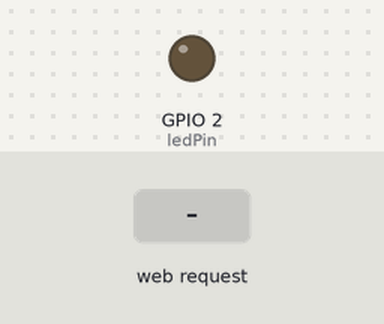
This sketch was run on a simulated ESP32. On the bench: output pins drawn as LEDs (lit = HIGH). The test bench sets the inputs (shaded band). Storage starts empty; what the sketch prints to the serial monitor is not drawn.

Above: at 1.2 s.
1.3 s: HTTP request GET /ledOn received
At 1.6 s:
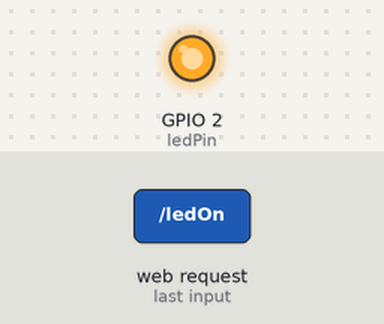
2.8 s: HTTP request GET /ledOff received
At 3.9 s:
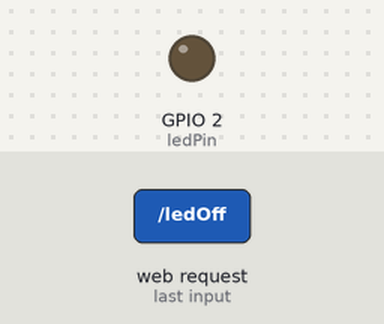
Timing chart, 0 to 5.8 s (numbered marks = the images above; inputs shaded):
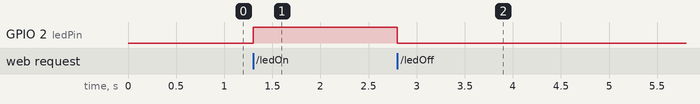

Measured:
- after the input at 1.3 s, GPIO 2 (ledPin): LOW → HIGH at once
- after the input at 2.8 s, GPIO 2 (ledPin): HIGH → LOW at once

The sketch:

Access_Point_Model.ino
```cpp
#include <WiFi.h>
#include <WebServer.h>
#include <LittleFS.h>

// ESP32 Web Server, 並在網頁設定 LED 燈 開啟關閉
// 將 HTML 和 CSS 分離成外部檔案，並在 ESP32 啟動時從 SPIFFS（SPI Flash File System）或 LittleFS（較新的替代方案）中讀取這些檔案。

const char* ssid = "ESP32-LED-AP";
const char* password = "55779900";
WebServer server(80);
const int ledPin = 2;


void listFiles() {
  Serial.println("LittleFS 檔案列表：");
  File root = LittleFS.open("/");
  File file = root.openNextFile();
  while (file) {
    Serial.println(file.name());
    file = root.openNextFile();
  }
}

void setup() {
  Serial.begin(115200);
  pinMode(ledPin, OUTPUT);

  WiFi.softAP(ssid, password);
  Serial.println("AP Started");
  Serial.println(WiFi.softAPIP());

  // 初始化 LittleFS
  if (!LittleFS.begin()) {
    Serial.println("LittleFS 初始化失敗");
    return;
  }

   listFiles();

  // 設定根目錄 "/"
  server.on("/", HTTP_GET, []() {
  File file = LittleFS.open("/index.html", "r");
  if (!file) {
    server.send(500, "text/plain; charset=utf-8", "找不到 index.html");
    return;
  }
  server.streamFile(file, "text/html; charset=utf-8");
  file.close();
  });

  // 靜態檔案（CSS）
  server.serveStatic("/style.css", LittleFS, "/style.css");

  server.on("/ledOn", []() {
    digitalWrite(ledPin, HIGH);
    server.send(200, "text/html", "<h3>LED 已開啟</h3><a href='/'>返回</a>");
  });

  server.on("/ledOff", []() {
    digitalWrite(ledPin, LOW);
    server.send(200, "text/html", "<h3>LED 已關閉</h3><a href='/'>返回</a>");
  });

  server.begin();

}

void loop() {
  server.handleClient();
}
```
